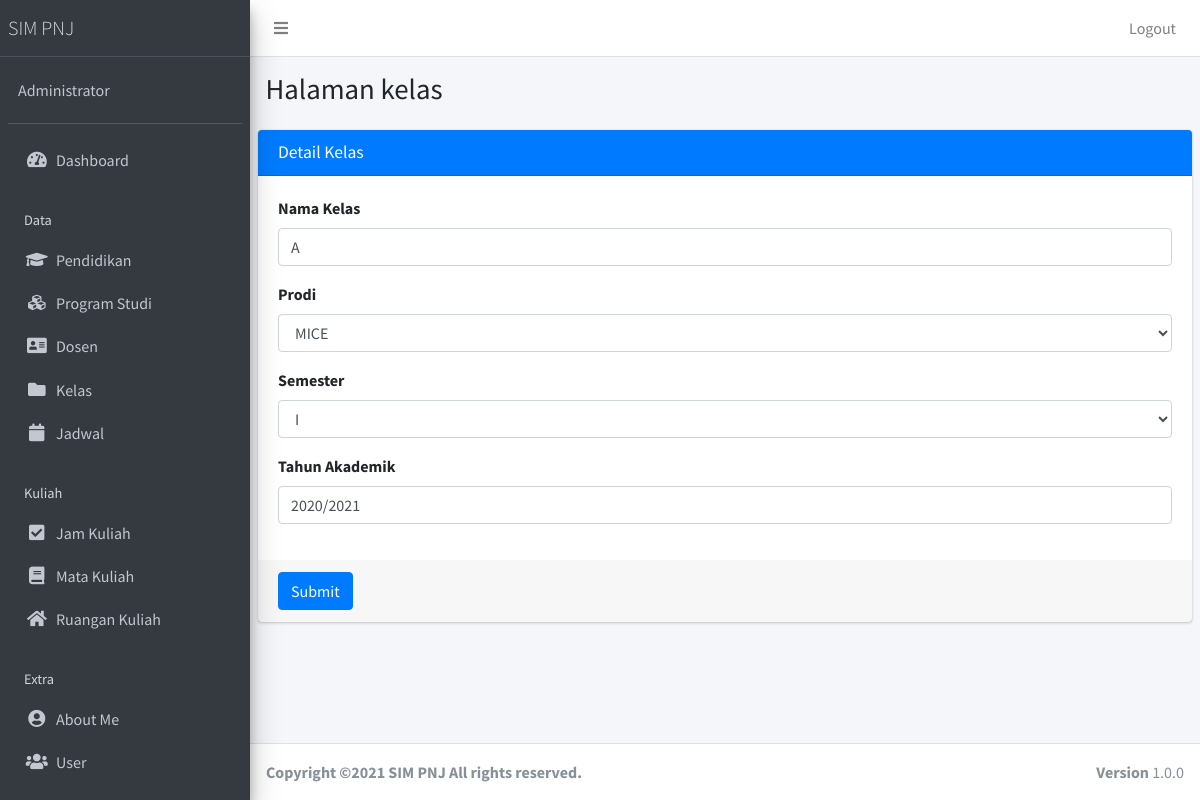
Screenshot of /public/kelas/edit/1 (signed in) with the database file from the repository.
### tables this page shows
CREATE TABLE `kelas` (
  `kelas_id` int(11) NOT NULL,
  `nama_kelas` varchar(40) NOT NULL,
  `prodi_id` int(11) NOT NULL,
  `semester` varchar(10) NOT NULL,
  `Tahun_akademik` varchar(10) NOT NULL
);

CREATE TABLE `prodi` (
  `prodi_id` int(11) NOT NULL,
  `nama_prodi` varchar(35) NOT NULL
);

### app/core/Controller.php (called while the page is built, shortened)
<?php
class Controller{
	public function view($view, $data = [])
	{
		require_once '../app/views/' . $view . '.php';
	}
	public function model($model)
	{
		return new $model;
	}
}

### app/controllers/Kelas.php (called while the page is built, shortened)
<?php
class kelas extends Controller {
	public function edit($id){
		$data['title'] = 'Detail Kelas';
		$data['Prodi'] = $this->model('ProdiModel')->getAllProdi();
		$data['kelas'] = $this->model('KelasModel')->getKelasById($id);
		$this->view('kelas/edit', $data);
	}
}

### app/core/App.php (called while the page is built, shortened)
<?php
class App{
	protected $method = 'index';
	protected $params = [];
	public function __construct(){
		$url = $this->parseURL();
		if(file_exists('../app/controllers/' . $url[0] . '.php')){
			unset($url[0]);
		}
		$this->controller = new $this->controller;
		if(isset($url[1])){
			if(method_exists($this->controller, $url[1])){
				$this->method = $url[1];
				unset($url[1]);
			}
		}
		if(!empty($url)){
			$this->params = array_values($url);
		}
		call_user_func_array([$this->controller, $this->method], $this->params);
	}
	public function parseURL(){
		if( isset($_GET['url'])){
			$url = rtrim($_GET['url'], '/');
			$url = filter_var($url, FILTER_SANITIZE_URL);
			$url = explode('/',$url);
			return $url;
		}
	}
}

### public/index.php (called while the page is built, shortened)
<?php
$app = new App;

### app/core/Database.php (called while the page is built, shortened)
<?php
class Database{
	private $host = DB_HOST;
	private $user = DB_USER;
	private $pass = DB_PASS;
	private $dbnm = DB_NAME;
	private $dbh;
	private $stmt;
	public function __construct()
	{
		$dsn = 'mysql:host='. $this->host .';dbname='. $this->dbnm;
		$option = [
			PDO::ATTR_PERSISTENT => true,
			PDO::ATTR_ERRMODE => PDO::ERRMODE_EXCEPTION
		];
		try{
			$this->dbh = new PDO($dsn,$this->user,$this->pass, $option);
		}catch(PDOException $e){
			die($e->getMessage());
		}
	}
	public function query($query)
	{
		$this->stmt = $this->dbh->prepare($query);
	}
	public function bind($param, $value, $type = null){
		if(is_null($type)){
			switch (true) {
				default:
					$type = PDO::PARAM_STR;
			}
		}
		$this->stmt->bindValue($param, $value, $type);
	}
	public function execute()
	{
		$this->stmt->execute();
	}
	public function resultSet()
	{
		$this->execute();
		return $this->stmt->fetchAll(PDO::FETCH_ASSOC);
	}
	public function single()
	{
		$this->execute();
		return $this->stmt->fetch(PDO::FETCH_ASSOC);
	}
}

### app/models/KelasModel.php (called while the page is built, shortened)
<?php
class KelasModel {
	private $table = 'kelas';
	private $db;
	public function __construct()
	{
		$this->db = new Database;
	}
	public function getKelasById($id)
	{
		$this->db->query('SELECT * FROM ' . $this->table . ' WHERE kelas_id=:kelas_id');
		$this->db->bind('kelas_id',$id);
		return $this->db->single();
	}
}

### app/models/ProdiModel.php (called while the page is built, shortened)
<?php
class ProdiModel {
	private $table = 'prodi';
	private $db;
	public function __construct()
	{
		$this->db = new Database;
	}
	public function getAllProdi()
	{
		$this->db->query('SELECT * FROM ' . $this->table);
		return $this->db->resultSet();
	}
}

### app/views/kelas/edit.php (the view, shortened to what this page needs)
  <div class="content-wrapper">
    <section class="content-header">
      <div class="container-fluid">
        <div class="row mb-2">
          <div class="col-sm-6">
            <h1>Halaman kelas</h1>
          </div>
        </div>
      </div>
    </section>
    <section class="content">
<div class="card card-primary">
              <div class="card-header">
                <h3 class="card-title"><?= $data['title']; ?></h3>
              </div>
              <form role="form" action="<?= base_url; ?>/kelas/updatekelas" method="POST" enctype="multipart/form-data">
                <div class="card-body">
                <div class="form-group">
                    <label >Nama Kelas</label>
                    <input type="text" class="form-control" placeholder="masukkan nama kelas." name="nama_kelas" value="<?= $data['kelas']['nama_kelas'];?>">
                  </div>
                  <div class="form-group">
                    <label >Prodi</label>
                    <select class="form-control" name="prodi_id">
                        <?php foreach ($data['Prodi'] as $row) :?>
                        <option value="<?= $row['prodi_id']; ?>" <?php if($data['kelas']['prodi_id'] == $row['prodi_id']) { echo "selected"; } ?>><?= $row['nama_prodi']; ?></option>
                      <?php endforeach; ?>
                      </select>
                  </div>
                  <div class="form-group">
                    <label >Semester</label>
                    <select class="form-control" name="semester">
                      <option value="<?= $data['kelas']['semester']; ?>"><?= $data['kelas']['semester']; ?></option>
                    </select>
                  </div>
                  <div class="form-group">
                    <label >Tahun Akademik</label>
                    <input type="text" class="form-control" placeholder="masukkan tahun akademik." name="Tahun_akademik" value="<?= $data['kelas']['Tahun_akademik'];?>">
                  </div>
                </div>
                <div class="card-footer">
                  <button type="submit" class="btn btn-primary">Submit</button>
                </div>
              </form>
            </div>
    </section>
  </div>

### rows the page displays
kelas: nama_kelas "A", prodi_id "MICE", semester "I", Tahun_akademik "2020/2021"

### other values shown
$data['title'] "Detail Kelas"
